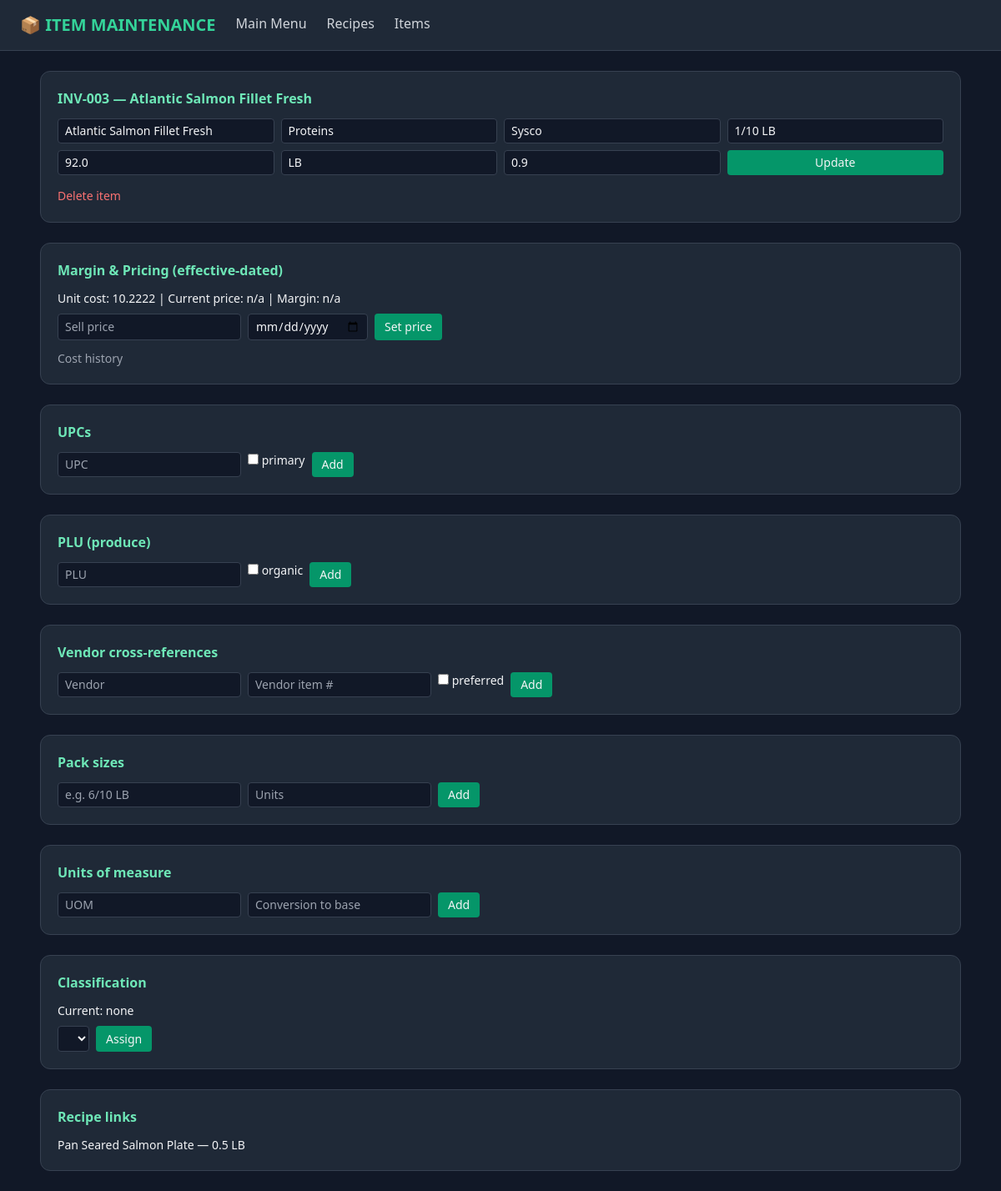
/items/INV-003, run on the app's committed database.
### tables this page shows
CREATE TABLE inventory (
            Item_ID TEXT PRIMARY KEY,
            Description TEXT,
            Category TEXT,
            Vendor TEXT,
            Pack_Size TEXT,
            Case_Price REAL,
            Unit_of_Measure TEXT,
            Yield_Factor REAL
        );

CREATE TABLE recipe_ingredients (
            id INTEGER PRIMARY KEY AUTOINCREMENT,
            recipe_id INTEGER,
            item_id TEXT,
            quantity REAL,
            FOREIGN KEY (recipe_id) REFERENCES recipes (recipe_id),
            FOREIGN KEY (item_id) REFERENCES inventory (Item_ID)
        );

CREATE TABLE recipes (
            recipe_id INTEGER PRIMARY KEY AUTOINCREMENT,
            recipe_name TEXT NOT NULL UNIQUE,
            target_cost_pct REAL DEFAULT 0.30
        );

### src/items/routes.py (the view)
@items_bp.route('/<string:item_id>')
def detail(item_id):
    conn = _db()
    d = im.item_detail(conn, item_id)
    nodes = conn.execute("SELECT * FROM item_hierarchy ORDER BY level, name").fetchall()
    conn.close()
    if d is None:
        abort(404)
    return render_template('items.html', items=None, nodes=nodes, detail=d)

### src/items/item_maintenance.py (called while the page is built)
def connect(db_path=None):
    conn = sqlite3.connect(db_path or DB_PATH)
    conn.row_factory = sqlite3.Row
    return conn

def init_item_tables(conn):
    for ddl in SCHEMA:
        conn.execute(ddl)
    conn.commit()

def get_recipe_links(conn, item_id):
    return conn.execute('''SELECT r.recipe_id, r.recipe_name, ri.quantity FROM recipe_ingredients ri
                           JOIN recipes r ON r.recipe_id = ri.recipe_id WHERE ri.item_id = ?''',
                        (item_id,)).fetchall()

def current_price(conn, item_id, as_of=None):
    row = conn.execute("SELECT sell_price FROM item_prices WHERE item_id = ? AND effective_date <= ? "
                       "ORDER BY effective_date DESC LIMIT 1",
                       (item_id, as_of or date.today().isoformat())).fetchone()
    return row["sell_price"] if row else None

def unit_cost(conn, item_id):
    row = conn.execute("SELECT Pack_Size, Case_Price, Yield_Factor FROM inventory WHERE Item_ID = ?",
                       (item_id,)).fetchone()
    if row is None:
        return None
    try:
        pack = str(row["Pack_Size"]).strip()
        if "/" in pack:
            count, size = pack.split("/")
            units = float(count) * float(size.split()[0])
        else:
            units = float(pack.split()[0])
    except (ValueError, IndexError):
        units = 1.0
    return (row["Case_Price"] / units) / (row["Yield_Factor"] or 1.0)

def margin(cost, price):
    if cost is None or not price:
        return None, None
    return price - cost, (price - cost) / price

def cost_history(conn, item_id):
    return conn.execute("SELECT case_price, effective_date, changed_at FROM item_cost_history "
                        "WHERE item_id = ? ORDER BY id DESC", (item_id,)).fetchall()

### src/items/routes.py (called while the page is built)
def _db():
    conn = im.connect()
    im.init_item_tables(conn)
    return conn

### templates/items.html (shortened to what this page needs)
<!DOCTYPE html>
<html lang="en">
<head>
    <script src="https://cdn.tailwindcss.com"></script>
</head>
<body class="bg-gray-900 text-gray-100 font-sans min-h-screen">
<nav class="bg-gray-800 border-b border-gray-700 px-6 py-4 flex gap-6">
    <h1 class="text-xl font-bold text-emerald-400">📦 ITEM MAINTENANCE</h1>
    <a href="/" class="text-gray-300 hover:text-white">Main Menu</a>
    <a href="/recipes" class="text-gray-300 hover:text-white">Recipes</a>
    <a href="/items/" class="text-gray-300 hover:text-white">Items</a>
</nav>
<main class="max-w-6xl mx-auto p-6 space-y-6">
{% macro card(title) %}<section class="bg-gray-800 border border-gray-700 rounded-xl p-5"><h2 class="font-semibold text-emerald-300 mb-3">{{ title }}</h2>{{ caller() }}</section>{% endmacro %}
{% set inp = 'bg-gray-900 border border-gray-700 rounded px-2 py-1 text-sm' %}
{% set btn = 'bg-emerald-600 hover:bg-emerald-500 rounded px-3 py-1 text-sm' %}
{% set del = 'text-red-400 text-xs ml-2' %}
{% if detail %}
{% set it = detail.item %}{% set id = it.Item_ID %}
{% call card(id ~ ' — ' ~ it.Description) %}
    <form action="/items/save" method="POST" class="grid grid-cols-2 md:grid-cols-4 gap-2">
        <input name="description" value="{{ it.Description }}" class="{{ inp }}" required>
        <input name="category" value="{{ it.Category }}" class="{{ inp }}">
        <input name="vendor" value="{{ it.Vendor }}" class="{{ inp }}">
        <input name="pack_size" value="{{ it.Pack_Size }}" class="{{ inp }}">
        <input name="case_price" type="number" step="0.01" value="{{ it.Case_Price }}" class="{{ inp }}" required>
        <input name="uom" value="{{ it.Unit_of_Measure }}" class="{{ inp }}">
        <input name="yield_factor" type="number" step="0.01" min="0.01" value="{{ it.Yield_Factor }}" class="{{ inp }}" required>
        <button class="{{ btn }}">Update</button>
    </form>
    <form action="/items/{{ id }}/delete" method="POST" class="mt-3" onsubmit="return confirm('Delete this item?')">
        <button class="text-red-400 text-sm">Delete item</button>
    </form>
{% endcall %}
{% call card('Margin & Pricing (effective-dated)') %}
    <p class="text-sm mb-2">Unit cost: {{ '%.4f'|format(detail.unit_cost) }} |
    Current price: {{ '%.2f'|format(detail.sell_price) if detail.sell_price is not none else 'n/a' }} |
    Margin: {% if detail.margin_pct is not none %}{{ '%.2f'|format(detail.margin_amt) }} ({{ '%.1f'|format(detail.margin_pct*100) }}%){% else %}n/a{% endif %}</p>
    <form action="/items/{{ id }}/price" method="POST" class="flex gap-2">
        <input name="sell_price" type="number" step="0.01" min="0" placeholder="Sell price" class="{{ inp }}" required>
        <input name="effective_date" type="date" class="{{ inp }}" required><button class="{{ btn }}">Set price</button>
    </form>
    <h3 class="text-sm mt-3 text-gray-400">Cost history</h3>
{% endcall %}
{% call card('UPCs') %}
    <form action="/items/{{ id }}/upc" method="POST" class="flex gap-2"><input name="upc" placeholder="UPC" class="{{ inp }}" required>
        <label class="text-sm"><input type="checkbox" name="primary"> primary</label><button class="{{ btn }}">Add</button></form>
{% endcall %}
{% call card('PLU (produce)') %}
    <form action="/items/{{ id }}/plu" method="POST" class="flex gap-2"><input name="plu" placeholder="PLU" class="{{ inp }}" required>
        <label class="text-sm"><input type="checkbox" name="organic"> organic</label><button class="{{ btn }}">Add</button></form>
{% endcall %}
{% call card('Vendor cross-references') %}
    <form action="/items/{{ id }}/xref" method="POST" class="flex gap-2"><input name="vendor" placeholder="Vendor" class="{{ inp }}" required>
        <input name="vendor_item_code" placeholder="Vendor item #" class="{{ inp }}" required>
        <label class="text-sm"><input type="checkbox" name="preferred"> preferred</label><button class="{{ btn }}">Add</button></form>
{% endcall %}
{% call card('Pack sizes') %}
    <form action="/items/{{ id }}/pack" method="POST" class="flex gap-2"><input name="pack_size" placeholder="e.g. 6/10 LB" class="{{ inp }}" required>
        <input name="units_per_pack" type="number" step="any" min="0" placeholder="Units" class="{{ inp }}" required><button class="{{ btn }}">Add</button></form>
{% endcall %}
{% call card('Units of measure') %}
    <form action="/items/{{ id }}/uom" method="POST" class="flex gap-2"><input name="uom" placeholder="UOM" class="{{ inp }}" required>
        <input name="conversion" type="number" step="any" min="0" placeholder="Conversion to base" class="{{ inp }}" required><button class="{{ btn }}">Add</button></form>
{% endcall %}
{% call card('Classification') %}
    <p class="text-sm mb-2">Current: {{ detail.classification.level ~ ': ' ~ detail.classification.name if detail.classification else 'none' }}</p>
    <form action="/items/{{ id }}/classify" method="POST" class="flex gap-2"><select name="node_id" class="{{ inp }}">
        {% for n in nodes %}<option value="{{ n.node_id }}">{{ n.level }}: {{ n.name }}</option>{% endfor %}</select><button class="{{ btn }}">Assign</button></form>
{% endcall %}
{% call card('Recipe links') %}
    <ul class="text-sm">{% for r in detail.recipes %}<li>{{ r.recipe_name }} — {{ r.quantity }} {{ it.Unit_of_Measure }}</li>{% else %}<li class="text-gray-400">Not used in any recipe</li>{% endfor %}</ul>
{% endcall %}
{% endif %}
</main></body></html>

### data on the page
inventory: description "Atlantic Salmon Fillet Fresh", category "Proteins", vendor "Sysco", pack_size "1/10 LB", case_price "92.0", uom "LB", yield_factor "0.9", Unit_of_Measure "LB"
recipe_ingredients: recipe_name "Pan Seared Salmon Plate", quantity "0.5"

### other printed values
{{ title }} "INV-003 — Atlantic Salmon Fillet Fresh Margin & Pricing (effective-dated) UPCs PLU (produce) Vendor cross-references Pack sizes Units of measure Classification Recipe links"
{{ '%.4f'|format(detail.unit_cost) }} "10.2222"
